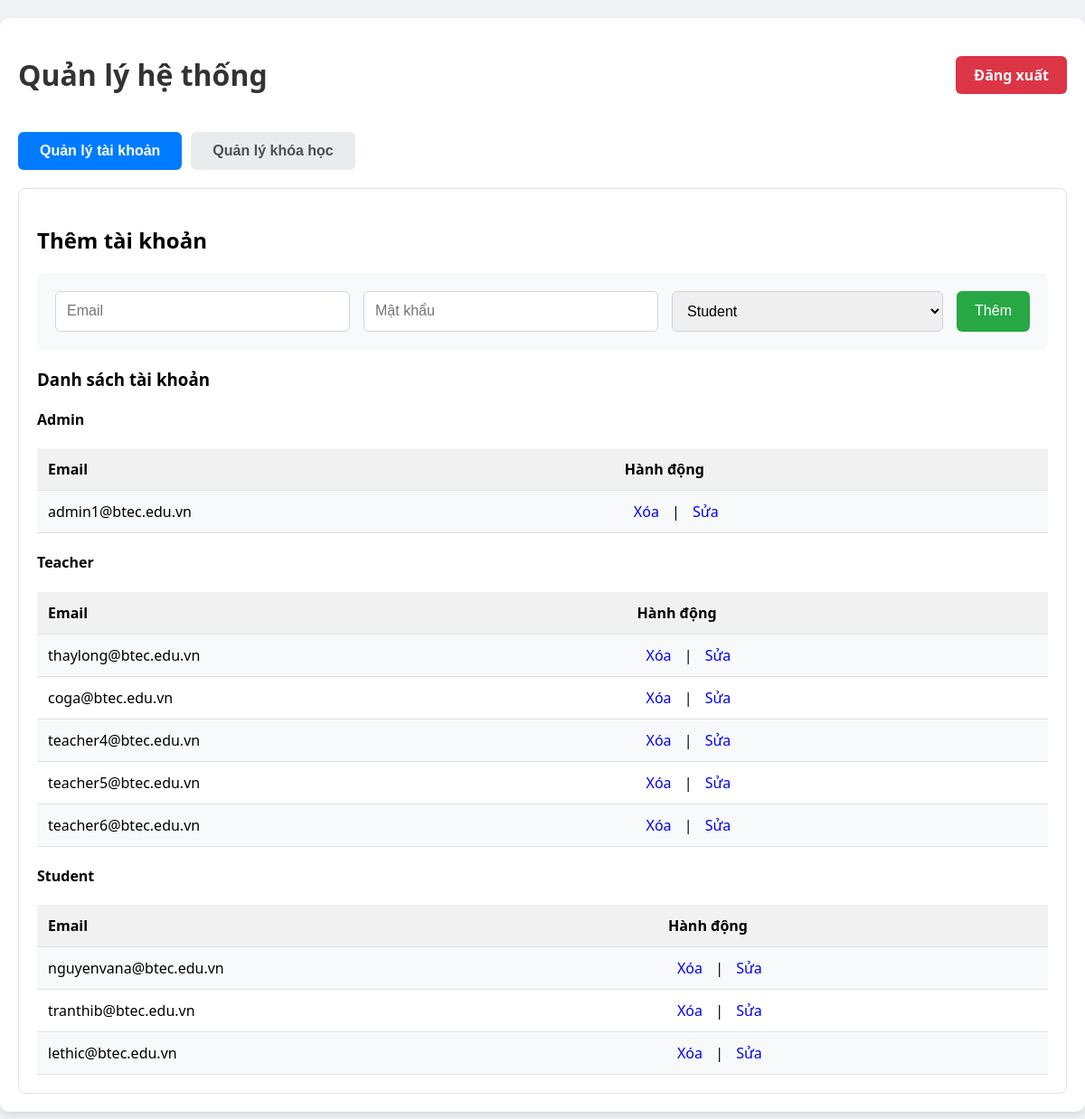
Page /register/manager.php (signed in) on the committed database.
### tables this page shows
CREATE TABLE `teacher` (
  `teacher_id` int(11) NOT NULL,
  `email` varchar(100) DEFAULT NULL,
  `password` varchar(100) DEFAULT NULL,
  `role_id` int(11) DEFAULT NULL,
  `full_name` varchar(100) DEFAULT NULL,
  `dob` date DEFAULT NULL,
  `address` varchar(255) DEFAULT NULL,
  `gender` varchar(10) DEFAULT NULL
);

CREATE TABLE `student` (
  `student_id` int(11) NOT NULL,
  `email` varchar(100) DEFAULT NULL,
  `password` varchar(100) DEFAULT NULL,
  `role_id` int(11) DEFAULT NULL,
  `full_name` varchar(100) DEFAULT NULL,
  `dob` date DEFAULT NULL,
  `address` varchar(255) DEFAULT NULL,
  `gender` enum('male','female','other') DEFAULT NULL
);

### register/manager.php (the view, shortened to what this page needs)
<?php
include 'db_connect.php';
$active_tab = isset($_GET['tab']) ? $_GET['tab'] : 'users';
$students = $conn->query("SELECT * FROM student");
$teachers = $conn->query("SELECT * FROM teacher");
$admins   = $conn->query("SELECT * FROM admin");
?>
<!DOCTYPE html>
<html>
<head>
</head>
<body>
<div class="container">
    <div class="header">
        <h1>Quản lý hệ thống</h1>
        <a href="?action=logout" class="logout-btn">Đăng xuất</a>
    </div>
    <div class="tab-buttons">
        <button onclick="showTab('users')" class="<?php echo $active_tab == 'users' ? 'active' : ''; ?>">Quản lý tài khoản</button>
        <button onclick="showTab('courses')" class="<?php echo $active_tab == 'courses' ? 'active' : ''; ?>">Quản lý khóa học</button>
    </div>
    <div id="users" class="tab-content" style="display:<?php echo $active_tab == 'users' ? 'block' : 'none'; ?>;">
        <div id="add-user-form" style="display:block;">
            <h2>Thêm tài khoản</h2>
            <form method="POST">
                <input type="email" name="email" placeholder="Email" required>
                <input type="password" name="password" placeholder="Mật khẩu" required>
                <select name="role" required>
                    <option value="student">Student</option>
                </select>
                <button type="submit" name="add_user">Thêm</button>
            </form>
        </div>
        <h3>Danh sách tài khoản</h3>
        <h4>Admin</h4>
        <table>
            <tr><th>Email</th><th>Hành động</th></tr>
            <?php $admins->data_seek(0); while($a = $admins->fetch_assoc()): ?>
                <tr>
                    <td><?= htmlspecialchars($a['email']) ?></td>
                    <td class="action-links">
                        <a href="?tab=users&delete_user_id=<?= $a['admin_id'] ?>&delete_user_role=admin" onclick="return confirm('Xóa tài khoản này?')">Xóa</a>
                        |
                        <a href="#" onclick="editUser('<?= $a['admin_id'] ?>', '<?= htmlspecialchars($a['email']) ?>', 'admin')">Sửa</a>
                    </td>
                </tr>
            <?php endwhile; ?>
        </table>
        <h4>Teacher</h4>
        <table>
            <tr><th>Email</th><th>Hành động</th></tr>
            <?php $teachers->data_seek(0); while($t = $teachers->fetch_assoc()): ?>
                <tr>
                    <td><?= htmlspecialchars($t['email']) ?></td>
                    <td class="action-links">
                        <a href="?tab=users&delete_user_id=<?= $t['teacher_id'] ?>&delete_user_role=teacher" onclick="return confirm('Xóa tài khoản này?')">Xóa</a>
                        |
                        <a href="#" onclick="editUser('<?= $t['teacher_id'] ?>', '<?= htmlspecialchars($t['email']) ?>', 'teacher')">Sửa</a>
                    </td>
                </tr>
            <?php endwhile; ?>
        </table>
        <h4>Student</h4>
        <table>
            <tr><th>Email</th><th>Hành động</th></tr>
            <?php $students->data_seek(0); while($s = $students->fetch_assoc()): ?>
                <tr>
                    <td><?= htmlspecialchars($s['email']) ?></td>
                    <td class="action-links">
                        <a href="?tab=users&delete_user_id=<?= $s['student_id'] ?>&delete_user_role=student" onclick="return confirm('Xóa tài khoản này?')">Xóa</a>
                        |
                        <a href="#" onclick="editUser('<?= $s['student_id'] ?>', '<?= htmlspecialchars($s['email']) ?>', 'student')">Sửa</a>
                    </td>
                </tr>
            <?php endwhile; ?>
        </table>
    </div>
</div>
</body>
</html>

### register/manager.php (style rules this page uses)
body { font-family: 'Segoe UI', Tahoma, Geneva, Verdana, sans-serif; background: #f0f2f5; margin: 0; padding: 0; }
.container { max-width: 1200px; margin: 20px auto; padding: 20px; background: white; border-radius: 10px; box-shadow: 0 4px 8px rgba(0,0,0,0.1); }
h1 { color: #333; display: inline-block; }
.header { display: flex; justify-content: space-between; align-items: center; margin-bottom: 20px; }
.logout-btn { padding: 10px 20px; background: #dc3545; color: white; border: none; border-radius: 6px; text-decoration: none; font-weight: bold; transition: background-color 0.3s; }
.tab-buttons { display: flex; justify-content: flex-start; margin-bottom: 20px; }
.tab-buttons button { padding: 12px 24px; margin-right: 10px; border: none; background: #e9ecef; color: #495057; font-size: 16px; font-weight: bold; cursor: pointer; border-radius: 6px; transition: background-color 0.3s, color 0.3s; }
.tab-buttons button.active { background: #007bff; color: white; }
.tab-content { padding: 20px; border: 1px solid #dee2e6; border-radius: 8px; background: #fff; margin-top: 10px; }
form { display: flex; flex-wrap: wrap; gap: 15px; margin-bottom: 20px; padding: 20px; background: #f8f9fa; border-radius: 8px; }
form input[type="email"], form input[type="password"], form input[type="text"], form input[type="date"], form select { flex: 1 1 200px; padding: 12px; border: 1px solid #ced4da; border-radius: 6px; font-size: 16px; }
form button { padding: 12px 20px; border: none; background: #28a745; color: white; font-size: 16px; cursor: pointer; border-radius: 6px; transition: background-color 0.3s; }
table { width: 100%; border-collapse: collapse; margin-top: 15px; }
th, td { padding: 12px; text-align: left; border-bottom: 1px solid #dee2e6; }
th { background-color: #f1f1f1; font-weight: bold; }
tr:nth-child(even) { background-color: #f8f9fa; }
.action-links a { text-decoration: none; padding: 5px 10px; border-radius: 4px; transition: background-color 0.3s; }

### rows in the picture
teacher: email "thaylong@btec.edu.vn"
teacher: email "coga@btec.edu.vn"
teacher: email "teacher4@btec.edu.vn"
teacher: email "teacher5@btec.edu.vn"
teacher: email "teacher6@btec.edu.vn"
student: email "nguyenvana@btec.edu.vn"
student: email "tranthib@btec.edu.vn"
student: email "lethic@btec.edu.vn"

### other values in the picture
$a['email'] "admin1@btec.edu.vn"
